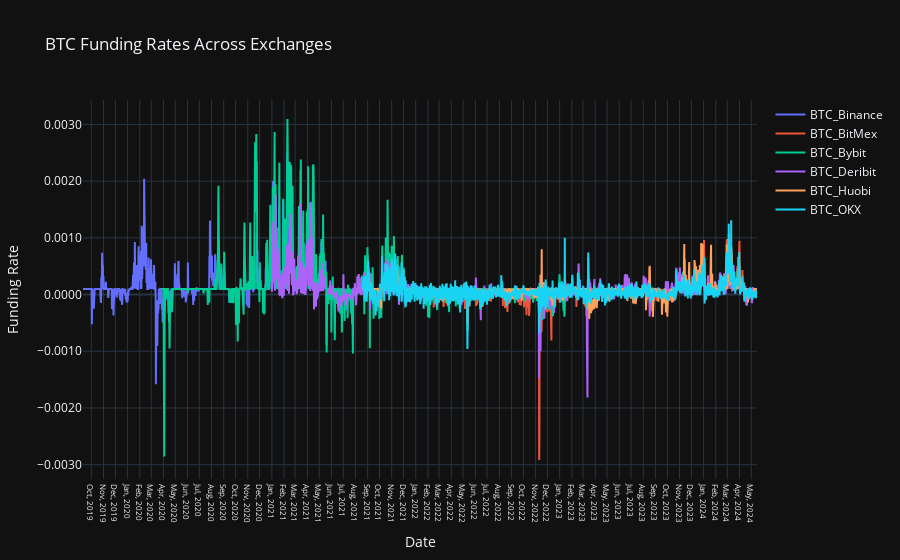

Notebook cell for this chart:
### Code cell
# Step 3: Create an interactive plot
fig = go.Figure()

for exchange in exchange_data.keys():
    fig.add_trace(go.Scatter(
        x=merged_df.index,
        y=merged_df[f"{exchange}_funding_rate"],
        mode='lines',
        name=exchange
    ))

fig.update_layout(
    title='BTC Funding Rates Across Exchanges',
    xaxis_title='Date',
    yaxis_title='Funding Rate',
    xaxis=dict(
        tickformat="%b, %Y",  # Display date in Month Day, Year format
        dtick="M1", # Set tick interval to 1 month; for weekly, use "D7"
        tickfont=dict(size=8)
    ),
    yaxis=dict(
        tickformat=".4f"
    ),
)

fig.show()

### Figure 1 — Plotly figure (JSON) as saved in the notebook; plotly's stock layout.template omitted (floating-point values rounded to 4 significant figures; data arrays with more than 128 entries replaced by an {"elided": "..."} marker saying what was removed)
{"data": [{"mode": "lines", "name": "BTC_Binance", "x": {"elided": "3420 str values"}, "y": {"elided": "3420 float values"}, "type": "scatter"}, {"mode": "lines", "name": "BTC_BitMex", "x": {"elided": "3420 str values"}, "y": {"elided": "3420 float values"}, "type": "scatter"}, {"mode": "lines", "name": "BTC_Bybit", "x": {"elided": "3420 str values"}, "y": {"elided": "3420 float values"}, "type": "scatter"}, {"mode": "lines", "name": "BTC_Deribit", "x": {"elided": "3420 str values"}, "y": {"elided": "3420 float values"}, "type": "scatter"}, {"mode": "lines", "name": "BTC_Huobi", "x": {"elided": "3420 str values"}, "y": {"elided": "3420 float values"}, "type": "scatter"}, {"mode": "lines", "name": "BTC_OKX", "x": {"elided": "3420 str values"}, "y": {"elided": "3420 float values"}, "type": "scatter"}], "layout": {"xaxis": {"tickfont": {"size": 8}, "title": {"text": "Date"}, "tickformat": "%b, %Y", "dtick": "M1"}, "yaxis": {"title": {"text": "Funding Rate"}, "tickformat": ".4f"}, "title": {"text": "BTC Funding Rates Across Exchanges"}}}
